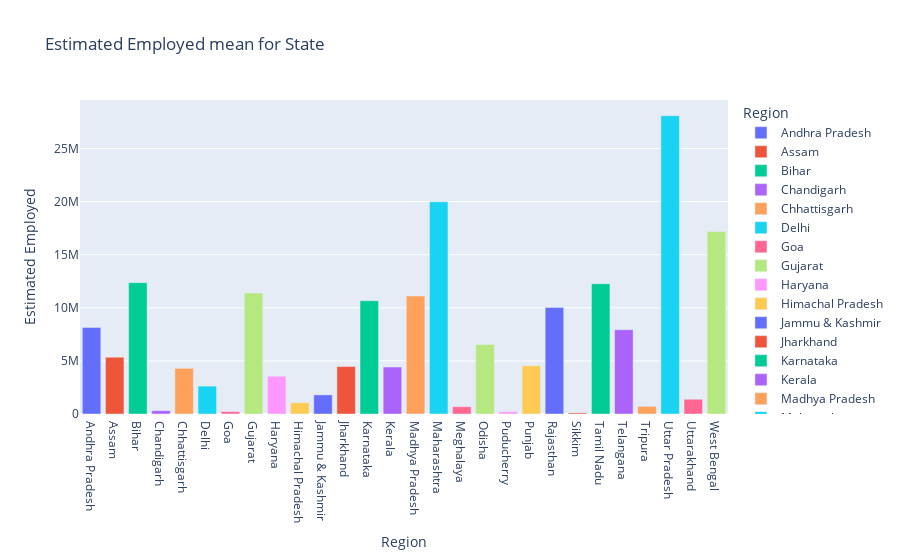

Notebook code for this chart:
### Code cell
estimated_employed_mean=pd.DataFrame(dataset.groupby(['Region'],as_index=False)[['Estimated Employed']].mean()).reset_index(drop=True)
# print(estimated_employed_mean)
px.bar(estimated_employed_mean,x='Region',y='Estimated Employed', color='Region',title='Estimated Employed mean for State')

### Figure 1 — Plotly figure (JSON) as saved in the notebook; plotly's stock layout.template omitted (floating-point values rounded to 4 significant figures)
{"data": [{"alignmentgroup": "True", "hovertemplate": "Region=%{x}<br>Estimated Employed=%{y}<extra></extra>", "legendgroup": "Andhra Pradesh", "marker": {"color": "#636efa", "pattern": {"shape": ""}}, "name": "Andhra Pradesh", "offsetgroup": "Andhra Pradesh", "orientation": "v", "showlegend": true, "textposition": "auto", "type": "bar", "x": ["Andhra Pradesh"], "xaxis": "x", "y": [8154000.0], "yaxis": "y"}, {"alignmentgroup": "True", "hovertemplate": "Region=%{x}<br>Estimated Employed=%{y}<extra></extra>", "legendgroup": "Assam", "marker": {"color": "#EF553B", "pattern": {"shape": ""}}, "name": "Assam", "offsetgroup": "Assam", "orientation": "v", "showlegend": true, "textposition": "auto", "type": "bar", "x": ["Assam"], "xaxis": "x", "y": [5355000.0], "yaxis": "y"}, {"alignmentgroup": "True", "hovertemplate": "Region=%{x}<br>Estimated Employed=%{y}<extra></extra>", "legendgroup": "Bihar", "marker": {"color": "#00cc96", "pattern": {"shape": ""}}, "name": "Bihar", "offsetgroup": "Bihar", "orientation": "v", "showlegend": true, "textposition": "auto", "type": "bar", "x": ["Bihar"], "xaxis": "x", "y": [12370000.0], "yaxis": "y"}, {"alignmentgroup": "True", "hovertemplate": "Region=%{x}<br>Estimated Employed=%{y}<extra></extra>", "legendgroup": "Chandigarh", "marker": {"color": "#ab63fa", "pattern": {"shape": ""}}, "name": "Chandigarh", "offsetgroup": "Chandigarh", "orientation": "v", "showlegend": true, "textposition": "auto", "type": "bar", "x": ["Chandigarh"], "xaxis": "x", "y": [316800.0], "yaxis": "y"}, {"alignmentgroup": "True", "hovertemplate": "Region=%{x}<br>Estimated Employed=%{y}<extra></extra>", "legendgroup": "Chhattisgarh", "marker": {"color": "#FFA15A", "pattern": {"shape": ""}}, "name": "Chhattisgarh", "offsetgroup": "Chhattisgarh", "orientation": "v", "showlegend": true, "textposition": "auto", "type": "bar", "x": ["Chhattisgarh"], "xaxis": "x", "y": [4303000.0], "yaxis": "y"}, {"alignmentgroup": "True", "hovertemplate": "Region=%{x}<br>Estimated Employed=%{y}<extra></extra>", "legendgroup": "Delhi", "marker": {"color": "#19d3f3", "pattern": {"shape": ""}}, "name": "Delhi", "offsetgroup": "Delhi", "orientation": "v", "showlegend": true, "textposition": "auto", "type": "bar", "x": ["Delhi"], "xaxis": "x", "y": [2628000.0], "yaxis": "y"}, {"alignmentgroup": "True", "hovertemplate": "Region=%{x}<br>Estimated Employed=%{y}<extra></extra>", "legendgroup": "Goa", "marker": {"color": "#FF6692", "pattern": {"shape": ""}}, "name": "Goa", "offsetgroup": "Goa", "orientation": "v", "showlegend": true, "textposition": "auto", "type": "bar", "x": ["Goa"], "xaxis": "x", "y": [226300.0], "yaxis": "y"}, {"alignmentgroup": "True", "hovertemplate": "Region=%{x}<br>Estimated Employed=%{y}<extra></extra>", "legendgroup": "Gujarat", "marker": {"color": "#B6E880", "pattern": {"shape": ""}}, "name": "Gujarat", "offsetgroup": "Gujarat", "orientation": "v", "showlegend": true, "textposition": "auto", "type": "bar", "x": ["Gujarat"], "xaxis": "x", "y": [11400000.0], "yaxis": "y"}, {"alignmentgroup": "True", "hovertemplate": "Region=%{x}<br>Estimated Employed=%{y}<extra></extra>", "legendgroup": "Haryana", "marker": {"color": "#FF97FF", "pattern": {"shape": ""}}, "name": "Haryana", "offsetgroup": "Haryana", "orientation": "v", "showlegend": true, "textposition": "auto", "type": "bar", "x": ["Haryana"], "xaxis": "x", "y": [3557000.0], "yaxis": "y"}, {"alignmentgroup": "True", "hovertemplate": "Region=%{x}<br>Estimated Employed=%{y}<extra></extra>", "legendgroup": "Himachal Pradesh", "marker": {"color": "#FECB52", "pattern": {"shape": ""}}, "name": "Himachal Pradesh", "offsetgroup": "Himachal Pradesh", "orientation": "v", "showlegend": true, "textposition": "auto", "type": "bar", "x": ["Himachal Pradesh"], "xaxis": "x", "y": [1060000.0], "yaxis": "y"}, {"alignmentgroup": "True", "hovertemplate": "Region=%{x}<br>Estimated Employed=%{y}<extra></extra>", "legendgroup": "Jammu & Kashmir", "marker": {"color": "#636efa", "pattern": {"shape": ""}}, "name": "Jammu & Kashmir", "offsetgroup": "Jammu & Kashmir", "orientation": "v", "showlegend": true, "textposition": "auto", "type": "bar", "x": ["Jammu & Kashmir"], "xaxis": "x", "y": [1800000.0], "yaxis": "y"}, {"alignmentgroup": "True", "hovertemplate": "Region=%{x}<br>Estimated Employed=%{y}<extra></extra>", "legendgroup": "Jharkhand", "marker": {"color": "#EF553B", "pattern": {"shape": ""}}, "name": "Jharkhand", "offsetgroup": "Jharkhand", "orientation": "v", "showlegend": true, "textposition": "auto", "type": "bar", "x": ["Jharkhand"], "xaxis": "x", "y": [4469000.0], "yaxis": "y"}, {"alignmentgroup": "True", "hovertemplate": "Region=%{x}<br>Estimated Employed=%{y}<extra></extra>", "legendgroup": "Karnataka", "marker": {"color": "#00cc96", "pattern": {"shape": ""}}, "name": "Karnataka", "offsetgroup": "Karnataka", "orientation": "v", "showlegend": true, "textposition": "auto", "type": "bar", "x": ["Karnataka"], "xaxis": "x", "y": [10670000.0], "yaxis": "y"}, {"alignmentgroup": "True", "hovertemplate": "Region=%{x}<br>Estimated Employed=%{y}<extra></extra>", "legendgroup": "Kerala", "marker": {"color": "#ab63fa", "pattern": {"shape": ""}}, "name": "Kerala", "offsetgroup": "Kerala", "orientation": "v", "showlegend": true, "textposition": "auto", "type": "bar", "x": ["Kerala"], "xaxis": "x", "y": [4426000.0], "yaxis": "y"}, {"alignmentgroup": "True", "hovertemplate": "Region=%{x}<br>Estimated Employed=%{y}<extra></extra>", "legendgroup": "Madhya Pradesh", "marker": {"color": "#FFA15A", "pattern": {"shape": ""}}, "name": "Madhya Pradesh", "offsetgroup": "Madhya Pradesh", "orientation": "v", "showlegend": true, "textposition": "auto", "type": "bar", "x": ["Madhya Pradesh"], "xaxis": "x", "y": [11120000.0], "yaxis": "y"}, {"alignmentgroup": "True", "hovertemplate": "Region=%{x}<br>Estimated Employed=%{y}<extra></extra>", "legendgroup": "Maharashtra", "marker": {"color": "#19d3f3", "pattern": {"shape": ""}}, "name": "Maharashtra", "offsetgroup": "Maharashtra", "orientation": "v", "showlegend": true, "textposition": "auto", "type": "bar", "x": ["Maharashtra"], "xaxis": "x", "y": [19990000.0], "yaxis": "y"}, {"alignmentgroup": "True", "hovertemplate": "Region=%{x}<br>Estimated Employed=%{y}<extra></extra>", "legendgroup": "Meghalaya", "marker": {"color": "#FF6692", "pattern": {"shape": ""}}, "name": "Meghalaya", "offsetgroup": "Meghalaya", "orientation": "v", "showlegend": true, "textposition": "auto", "type": "bar", "x": ["Meghalaya"], "xaxis": "x", "y": [689700.0], "yaxis": "y"}, {"alignmentgroup": "True", "hovertemplate": "Region=%{x}<br>Estimated Employed=%{y}<extra></extra>", "legendgroup": "Odisha", "marker": {"color": "#B6E880", "pattern": {"shape": ""}}, "name": "Odisha", "offsetgroup": "Odisha", "orientation": "v", "showlegend": true, "textposition": "auto", "type": "bar", "x": ["Odisha"], "xaxis": "x", "y": [6546000.0], "yaxis": "y"}, {"alignmentgroup": "True", "hovertemplate": "Region=%{x}<br>Estimated Employed=%{y}<extra></extra>", "legendgroup": "Puducherry", "marker": {"color": "#FF97FF", "pattern": {"shape": ""}}, "name": "Puducherry", "offsetgroup": "Puducherry", "orientation": "v", "showlegend": true, "textposition": "auto", "type": "bar", "x": ["Puducherry"], "xaxis": "x", "y": [212300.0], "yaxis": "y"}, {"alignmentgroup": "True", "hovertemplate": "Region=%{x}<br>Estimated Employed=%{y}<extra></extra>", "legendgroup": "Punjab", "marker": {"color": "#FECB52", "pattern": {"shape": ""}}, "name": "Punjab", "offsetgroup": "Punjab", "orientation": "v", "showlegend": true, "textposition": "auto", "type": "bar", "x": ["Punjab"], "xaxis": "x", "y": [4539362], "yaxis": "y"}, {"alignmentgroup": "True", "hovertemplate": "Region=%{x}<br>Estimated Employed=%{y}<extra></extra>", "legendgroup": "Rajasthan", "marker": {"color": "#636efa", "pattern": {"shape": ""}}, "name": "Rajasthan", "offsetgroup": "Rajasthan", "orientation": "v", "showlegend": true, "textposition": "auto", "type": "bar", "x": ["Rajasthan"], "xaxis": "x", "y": [10040000.0], "yaxis": "y"}, {"alignmentgroup": "True", "hovertemplate": "Region=%{x}<br>Estimated Employed=%{y}<extra></extra>", "legendgroup": "Sikkim", "marker": {"color": "#EF553B", "pattern": {"shape": ""}}, "name": "Sikkim", "offsetgroup": "Sikkim", "orientation": "v", "showlegend": true, "textposition": "auto", "type": "bar", "x": ["Sikkim"], "xaxis": "x", "y": [106900.0], "yaxis": "y"}, {"alignmentgroup": "True", "hovertemplate": "Region=%{x}<br>Estimated Employed=%{y}<extra></extra>", "legendgroup": "Tamil Nadu", "marker": {"color": "#00cc96", "pattern": {"shape": ""}}, "name": "Tamil Nadu", "offsetgroup": "Tamil Nadu", "orientation": "v", "showlegend": true, "textposition": "auto", "type": "bar", "x": ["Tamil Nadu"], "xaxis": "x", "y": [12270000.0], "yaxis": "y"}, {"alignmentgroup": "True", "hovertemplate": "Region=%{x}<br>Estimated Employed=%{y}<extra></extra>", "legendgroup": "Telangana", "marker": {"color": "#ab63fa", "pattern": {"shape": ""}}, "name": "Telangana", "offsetgroup": "Telangana", "orientation": "v", "showlegend": true, "textposition": "auto", "type": "bar", "x": ["Telangana"], "xaxis": "x", "y": [7940000.0], "yaxis": "y"}, {"alignmentgroup": "True", "hovertemplate": "Region=%{x}<br>Estimated Employed=%{y}<extra></extra>", "legendgroup": "Tripura", "marker": {"color": "#FFA15A", "pattern": {"shape": ""}}, "name": "Tripura", "offsetgroup": "Tripura", "orientation": "v", "showlegend": true, "textposition": "auto", "type": "bar", "x": ["Tripura"], "xaxis": "x", "y": [717000.0], "yaxis": "y"}, {"alignmentgroup": "True", "hovertemplate": "Region=%{x}<br>Estimated Employed=%{y}<extra></extra>", "legendgroup": "Uttar Pradesh", "marker": {"color": "#19d3f3", "pattern": {"shape": ""}}, "name": "Uttar Pradesh", "offsetgroup": "Uttar Pradesh", "orientation": "v", "showlegend": true, "textposition": "auto", "type": "bar", "x": ["Uttar Pradesh"], "xaxis": "x", "y": [28090000.0], "yaxis": "y"}, {"alignmentgroup": "True", "hovertemplate": "Region=%{x}<br>Estimated Employed=%{y}<extra></extra>", "legendgroup": "Uttarakhand", "marker": {"color": "#FF6692", "pattern": {"shape": ""}}, "name": "Uttarakhand", "offsetgroup": "Uttarakhand", "orientation": "v", "showlegend": true, "textposition": "auto", "type": "bar", "x": ["Uttarakhand"], "xaxis": "x", "y": [1390000.0], "yaxis": "y"}, {"alignmentgroup": "True", "hovertemplate": "Region=%{x}<br>Estimated Employed=%{y}<extra></extra>", "legendgroup": "West Bengal", "marker": {"color": "#B6E880", "pattern": {"shape": ""}}, "name": "West Bengal", "offsetgroup": "West Bengal", "orientation": "v", "showlegend": true, "textposition": "auto", "type": "bar", "x": ["West Bengal"], "xaxis": "x", "y": [17198538], "yaxis": "y"}], "layout": {"barmode": "relative", "legend": {"title": {"text": "Region"}, "tracegroupgap": 0}, "title": {"text": "Estimated Employed mean for State"}, "xaxis": {"anchor": "y", "categoryarray": ["Andhra Pradesh", "Assam", "Bihar", "Chandigarh", "Chhattisgarh", "Delhi", "Goa", "Gujarat", "Haryana", "Himachal Pradesh", "Jammu & Kashmir", "Jharkhand", "Karnataka", "Kerala", "Madhya Pradesh", "Maharashtra", "Meghalaya", "Odisha", "Puducherry", "Punjab", "Rajasthan", "Sikkim", "Tamil Nadu", "Telangana", "Tripura", "Uttar Pradesh", "Uttarakhand", "West Bengal"], "categoryorder": "array", "domain": [0, 1], "title": {"text": "Region"}}, "yaxis": {"anchor": "x", "domain": [0, 1], "title": {"text": "Estimated Employed"}}}}
